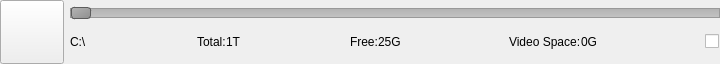
<?xml version="1.0" encoding="UTF-8"?>
<ui version="4.0">
 <class>VSCHddOne</class>
 <widget class="QWidget" name="VSCHddOne">
  <property name="geometry">
   <rect>
    <x>0</x>
    <y>0</y>
    <width>720</width>
    <height>64</height>
   </rect>
  </property>
  <property name="minimumSize">
   <size>
    <width>0</width>
    <height>64</height>
   </size>
  </property>
  <property name="maximumSize">
   <size>
    <width>720</width>
    <height>64</height>
   </size>
  </property>
  <property name="windowTitle">
   <string>Form</string>
  </property>
  <property name="windowIcon">
   <iconset resource="../main/vscmainwindows.qrc">
    <normaloff>:/logo/resources/vscsmall.jpg</normaloff>:/logo/resources/vscsmall.jpg</iconset>
  </property>
  <layout class="QHBoxLayout" name="horizontalLayout_2">
   <property name="leftMargin">
    <number>0</number>
   </property>
   <property name="topMargin">
    <number>0</number>
   </property>
   <property name="rightMargin">
    <number>0</number>
   </property>
   <property name="bottomMargin">
    <number>0</number>
   </property>
   <item>
    <widget class="QPushButton" name="pushButton">
     <property name="minimumSize">
      <size>
       <width>64</width>
       <height>64</height>
      </size>
     </property>
     <property name="maximumSize">
      <size>
       <width>64</width>
       <height>64</height>
      </size>
     </property>
     <property name="text">
      <string/>
     </property>
     <property name="icon">
      <iconset resource="../main/vscmainwindows.qrc">
       <normaloff>:/device/resources/harddisk.png</normaloff>:/device/resources/harddisk.png</iconset>
     </property>
     <property name="iconSize">
      <size>
       <width>65</width>
       <height>65</height>
      </size>
     </property>
    </widget>
   </item>
   <item>
    <layout class="QVBoxLayout" name="verticalLayout">
     <property name="spacing">
      <number>0</number>
     </property>
     <item>
      <widget class="QSlider" name="horizontalSlider">
       <property name="styleSheet">
        <string notr="true">QSlider::groove:horizontal {
border: 1px solid #999999;
height: 8px; /* the groove expands to the size of the slider by default. by giving it a height, it has a fixed size */
background: qlineargradient(x1:0, y1:0, x2:0, y2:1, stop:0 #B1B1B1, stop:1 #c4c4c4);
}
QSlider::handle:horizontal {
background: qlineargradient(x1:0, y1:0, x2:1, y2:1, stop:0 #b4b4b4, stop:1 #8f8f8f);
border: 1px solid #5c5c5c;
width: 18px;
margin: -2px 0; /* handle is placed by default on the contents rect of the groove. Expand outside the groove */
border-radius: 3px;
}</string>
       </property>
       <property name="orientation">
        <enum>Qt::Horizontal</enum>
       </property>
      </widget>
     </item>
     <item>
      <layout class="QHBoxLayout" name="horizontalLayout">
       <item>
        <widget class="QLabel" name="labelDiskName">
         <property name="minimumSize">
          <size>
           <width>0</width>
           <height>30</height>
          </size>
         </property>
         <property name="maximumSize">
          <size>
           <width>16777215</width>
           <height>30</height>
          </size>
         </property>
         <property name="styleSheet">
          <string notr="true">font: 75 16pt &quot;Arial&quot;;</string>
         </property>
         <property name="text">
          <string>C:\ </string>
         </property>
        </widget>
       </item>
       <item>
        <spacer name="horizontalSpacer_3">
         <property name="orientation">
          <enum>Qt::Horizontal</enum>
         </property>
         <property name="sizeHint" stdset="0">
          <size>
           <width>40</width>
           <height>20</height>
          </size>
         </property>
        </spacer>
       </item>
       <item>
        <widget class="QLabel" name="labelTotal1">
         <property name="minimumSize">
          <size>
           <width>0</width>
           <height>30</height>
          </size>
         </property>
         <property name="maximumSize">
          <size>
           <width>16777215</width>
           <height>30</height>
          </size>
         </property>
         <property name="styleSheet">
          <string notr="true">font: 12pt &quot;Arial&quot;;</string>
         </property>
         <property name="text">
          <string>Total:</string>
         </property>
        </widget>
       </item>
       <item>
        <widget class="QLabel" name="labelTotal">
         <property name="minimumSize">
          <size>
           <width>0</width>
           <height>30</height>
          </size>
         </property>
         <property name="maximumSize">
          <size>
           <width>16777215</width>
           <height>30</height>
          </size>
         </property>
         <property name="styleSheet">
          <string notr="true">font: 12pt &quot;Arial&quot;;</string>
         </property>
         <property name="text">
          <string>1T</string>
         </property>
        </widget>
       </item>
       <item>
        <spacer name="horizontalSpacer_2">
         <property name="orientation">
          <enum>Qt::Horizontal</enum>
         </property>
         <property name="sizeHint" stdset="0">
          <size>
           <width>40</width>
           <height>20</height>
          </size>
         </property>
        </spacer>
       </item>
       <item>
        <widget class="QLabel" name="labelFree1">
         <property name="minimumSize">
          <size>
           <width>0</width>
           <height>30</height>
          </size>
         </property>
         <property name="maximumSize">
          <size>
           <width>16777215</width>
           <height>30</height>
          </size>
         </property>
         <property name="styleSheet">
          <string notr="true">font: 12pt &quot;Arial&quot;;</string>
         </property>
         <property name="text">
          <string>Free:</string>
         </property>
        </widget>
       </item>
       <item>
        <widget class="QLabel" name="labelFree">
         <property name="minimumSize">
          <size>
           <width>0</width>
           <height>30</height>
          </size>
         </property>
         <property name="maximumSize">
          <size>
           <width>16777215</width>
           <height>30</height>
          </size>
         </property>
         <property name="styleSheet">
          <string notr="true">font: 12pt &quot;Arial&quot;;</string>
         </property>
         <property name="text">
          <string>25G</string>
         </property>
        </widget>
       </item>
       <item>
        <spacer name="horizontalSpacer">
         <property name="orientation">
          <enum>Qt::Horizontal</enum>
         </property>
         <property name="sizeHint" stdset="0">
          <size>
           <width>40</width>
           <height>20</height>
          </size>
         </property>
        </spacer>
       </item>
       <item>
        <widget class="QLabel" name="labelUsed1">
         <property name="minimumSize">
          <size>
           <width>0</width>
           <height>30</height>
          </size>
         </property>
         <property name="maximumSize">
          <size>
           <width>16777215</width>
           <height>30</height>
          </size>
         </property>
         <property name="styleSheet">
          <string notr="true">font: 12pt &quot;Arial&quot;;</string>
         </property>
         <property name="text">
          <string>Video Space:</string>
         </property>
        </widget>
       </item>
       <item>
        <widget class="QLabel" name="labelUsed">
         <property name="minimumSize">
          <size>
           <width>0</width>
           <height>30</height>
          </size>
         </property>
         <property name="maximumSize">
          <size>
           <width>16777215</width>
           <height>30</height>
          </size>
         </property>
         <property name="styleSheet">
          <string notr="true">font: 12pt &quot;Arial&quot;;</string>
         </property>
         <property name="text">
          <string>0G</string>
         </property>
        </widget>
       </item>
       <item>
        <spacer name="horizontalSpacer_4">
         <property name="orientation">
          <enum>Qt::Horizontal</enum>
         </property>
         <property name="sizeHint" stdset="0">
          <size>
           <width>40</width>
           <height>20</height>
          </size>
         </property>
        </spacer>
       </item>
       <item>
        <widget class="QCheckBox" name="checkBox">
         <property name="minimumSize">
          <size>
           <width>15</width>
           <height>0</height>
          </size>
         </property>
         <property name="maximumSize">
          <size>
           <width>15</width>
           <height>16777215</height>
          </size>
         </property>
         <property name="text">
          <string/>
         </property>
        </widget>
       </item>
      </layout>
     </item>
    </layout>
   </item>
  </layout>
 </widget>
 <resources>
  <include location="../main/vscmainwindows.qrc"/>
 </resources>
 <connections/>
</ui>
